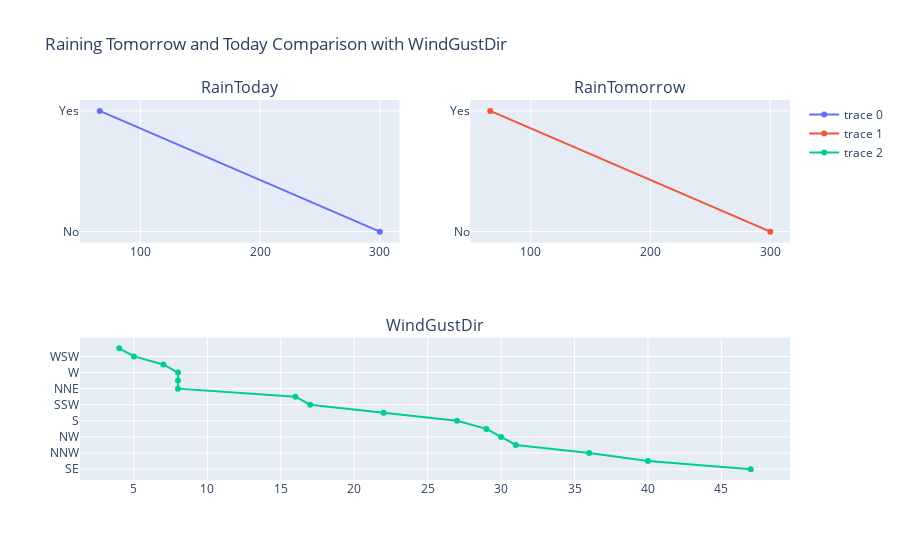

Write notebook code for a chart like this one.
### Markdown cell above
#### Comparison between Rain Today,Tomorrow & windgustspeed@9_AM

### Code cell
fig = make_subplots(
    rows=2, cols=2,
    specs=[[{}, {}],
           [{"colspan": 2}, None]],
    subplot_titles=("RainToday","RainTomorrow", "WindGustDir"))

fig.add_trace(go.Scatter(x=Today.values, y=Today.index),
                 row=1, col=1)

fig.add_trace(go.Scatter(x=Tomorrow.values, y=Tomorrow.index),
                 row=1, col=2)

fig.add_trace(go.Scatter(x=wdir_nine.values, y=wdir_nine.index),
                 row=2, col=1)

fig.update_layout(showlegend=True, title_text="Raining Tomorrow and Today Comparison with WindGustDir")

fig.show()

### Figure 1 — Plotly figure (JSON) as saved in the notebook; plotly's stock layout.template omitted (floating-point values rounded to 4 significant figures)
{"data": [{"type": "scatter", "x": [300, 66], "xaxis": "x", "y": ["No", "Yes"], "yaxis": "y"}, {"type": "scatter", "x": [300, 66], "xaxis": "x2", "y": ["No", "Yes"], "yaxis": "y2"}, {"type": "scatter", "x": [47, 40, 36, 31, 30, 29, 27, 22, 17, 16, 8, 8, 8, 7, 5, 4], "xaxis": "x3", "y": ["SE", "SSE", "NNW", "N", "NW", "ESE", "S", "E", "SSW", "WNW", "NNE", "ENE", "W", "SW", "WSW", "NE"], "yaxis": "y3"}], "layout": {"annotations": [{"font": {"size": 16}, "showarrow": false, "text": "RainToday", "x": 0.225, "xanchor": "center", "xref": "paper", "y": 1, "yanchor": "bottom", "yref": "paper"}, {"font": {"size": 16}, "showarrow": false, "text": "RainTomorrow", "x": 0.775, "xanchor": "center", "xref": "paper", "y": 1, "yanchor": "bottom", "yref": "paper"}, {"font": {"size": 16}, "showarrow": false, "text": "WindGustDir", "x": 0.5, "xanchor": "center", "xref": "paper", "y": 0.375, "yanchor": "bottom", "yref": "paper"}], "showlegend": true, "title": {"text": "Raining Tomorrow and Today Comparison with WindGustDir"}, "xaxis": {"anchor": "y", "domain": [0, 0.45]}, "xaxis2": {"anchor": "y2", "domain": [0.55, 1]}, "xaxis3": {"anchor": "y3", "domain": [0, 1]}, "yaxis": {"anchor": "x", "domain": [0.625, 1]}, "yaxis2": {"anchor": "x2", "domain": [0.625, 1]}, "yaxis3": {"anchor": "x3", "domain": [0, 0.375]}}}
